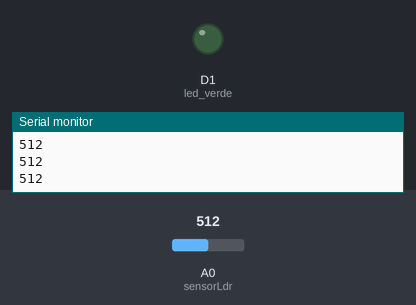
Simulated run of this sketch. Board: ESP8266 (NodeMCU). Shown: output pins drawn as LEDs (lit = HIGH), the last lines printed to the serial monitor. Inputs (shaded band) come from the test bench; at power-on: A0 (sensorLdr) = 512.

Above: at 1.8 s.
1.9 s: A0 (sensorLdr) set to 216
4.2 s: A0 (sensorLdr) set to 187
At 7.1 s:
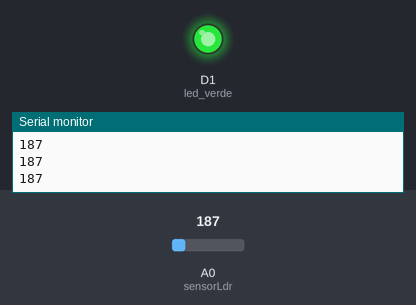
7.5 s: A0 (sensorLdr) set to 210
At 9.4 s:
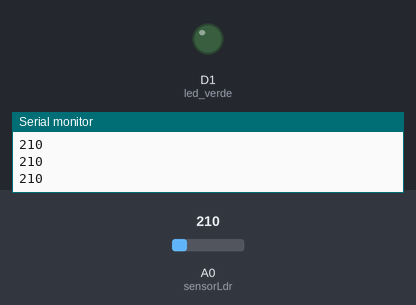
10.5 s: A0 (sensorLdr) set to 191
At 12.9 s:
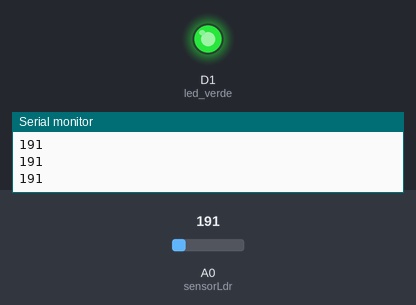
Timing chart, 0 to 14.4 s (numbered marks = the images above; inputs shaded):
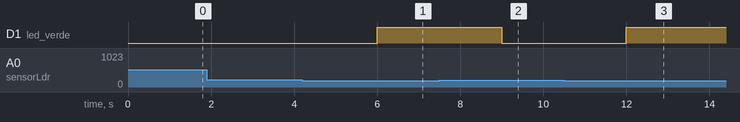

The sketch:

ldr_teste.ino
```cpp
#define sensorLdr A0
#define led_verde D1

void setup() {
  pinMode(sensorLdr, INPUT);
  pinMode(led_verde, OUTPUT);
  Serial.begin(115200);     //PORTA SERIAL
}
void loop() {
  int sensorLdrStatus = analogRead(sensorLdr);
  Serial.println(sensorLdrStatus);
  delay(1000);
  Serial.println(sensorLdrStatus);

  if (sensorLdrStatus <= 200)
  {
    digitalWrite(led_verde, HIGH);
  }
  else if (sensorLdrStatus > 201)
  {
    digitalWrite(led_verde, LOW);
  }

}
```

Measured:
- the behaviour switches between 201 and 200 on A0 (sensorLdr) (found by bisection; images 0 and 1)
- after the input at 4.2 s, D1 (led_verde): LOW → HIGH after 1.8 s
- after the input at 7.5 s, D1 (led_verde): HIGH → LOW after 1.5 s
- after the input at 10.5 s, D1 (led_verde): LOW → HIGH after 1.5 s
